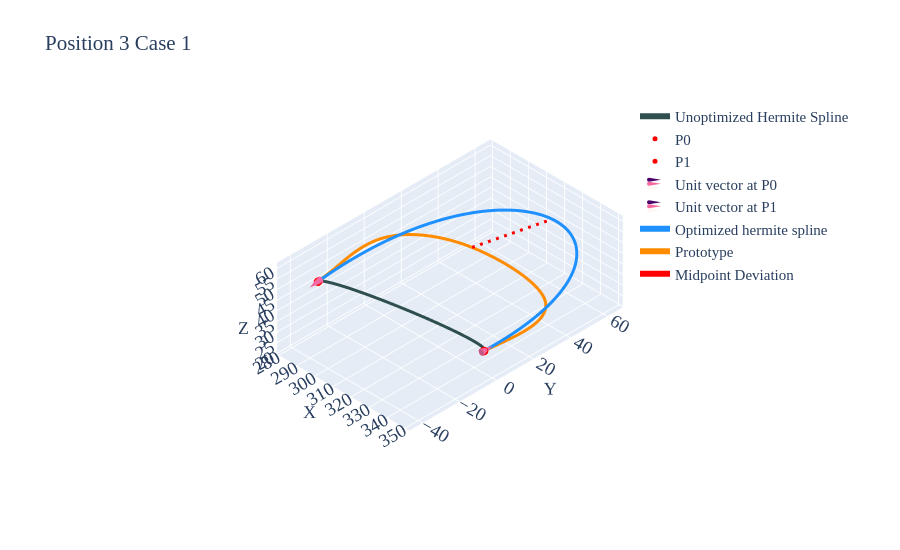

The cell this chart's notebook holds for it:
### Markdown cell above
## Case 01

### Code cell
df=pd.read_csv('../data/2810/p3-case1.csv')
prt=df.iloc[10:,2:].reset_index(drop=True)

p0=df.iloc[5,2:].values.astype(float)    # Point0
p1=df.iloc[6,2:].values.astype(float)    # Point1
u0=df.iloc[8,2:].values.astype(float)    # Unit Vector @ Point0
u1=df.iloc[9,2:].values.astype(float)    # Unit Vector @ Point1
m0=df.iloc[2,1]                          # Magnitude for Vector1
m1=df.iloc[3,1]                          # Magnitude for Vector2
u0_init=u0*m0
u1_init=u1*m1
spl=utils.hermite(p0, p1, u0_init, u1_init,num_points=51)

tgt=utils.length(prt.values)             # Target spline length

obj_fn=lambda x: utils.length(utils.hermite(p0,p1,x*u0,x*u1)) - tgt
sol=optimize.root_scalar(obj_fn, bracket=[0, tgt*3], method='brentq')
solx=sol.root
u0_final=solx*u0
u1_final=solx*u1
spl=utils.hermite(p0,p1,u0_init,u1_init,num_points=100)
spl_tgt=utils.hermite(p0,p1,u0_final,u1_final,num_points=100)

print(f'Length of the Prototype Spline: {utils.length(prt.values):.5f}')
print(f'Given target spline length: {tgt:.5f}')
print(f'Length of the Hermite Spline: {utils.length(spl.astype(float)):.5f}')
print(f'Achieved Length of the Hermite Spline: {utils.length(spl_tgt.astype(float)):.5f}')
print(f'\nComputed Magnitude (X): {solx:.4f}')

a=prt.iloc[50]
b=pd.DataFrame(spl_tgt,columns=prt.columns).iloc[50]
mag.append(np.round(solx,3))
prt_len.append(utils.length(prt.values).round(3))
ach_len.append(utils.length(spl_tgt.astype(float)).round(3))
err_len.append(utils.length(pd.DataFrame([a,b]).values).round(3))
fig=utils.plotter_v2(spl,p0,p1,u0_init,u1_init,spl1=spl_tgt,spl2=prt.values,x_label='Unoptimized Hermite Spline',
                     spl1_label='Optimized hermite spline',spl2_label='Prototype',cne=6,intr='d',height=550,width=900,title='Position 3 Case 1')
fig.add_trace(go.Scatter3d(x=[a[0],b[0]],y=[a[1],b[1]],z=[a[2],b[2]],mode='lines',name='Midpoint Deviation'
                           ,line=dict(color='red',width=6,dash='longdash'),text='Length '+str(utils.length(pd.DataFrame([a,b]).values).round(2)))) 
fig.update_layout(autosize=True)
fig.update_layout(legend=dict(x=0.75,y=1,xanchor="left",yanchor="top"))
pio.write_html(fig,'../ppt/1411-arc-len-herm/p3-case1.html')
fig.show()
